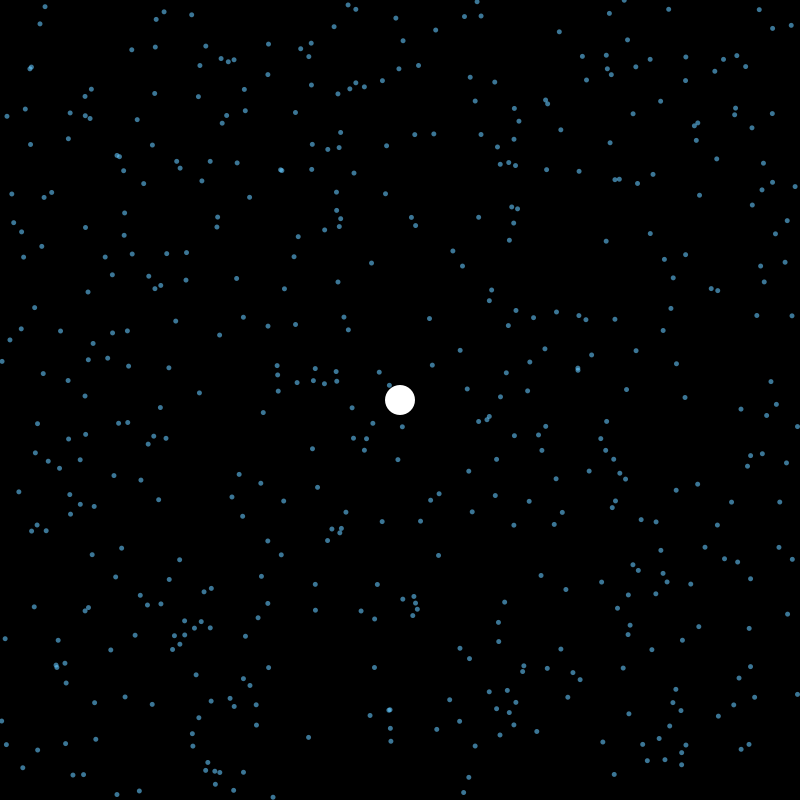
Frame 1 (no input)
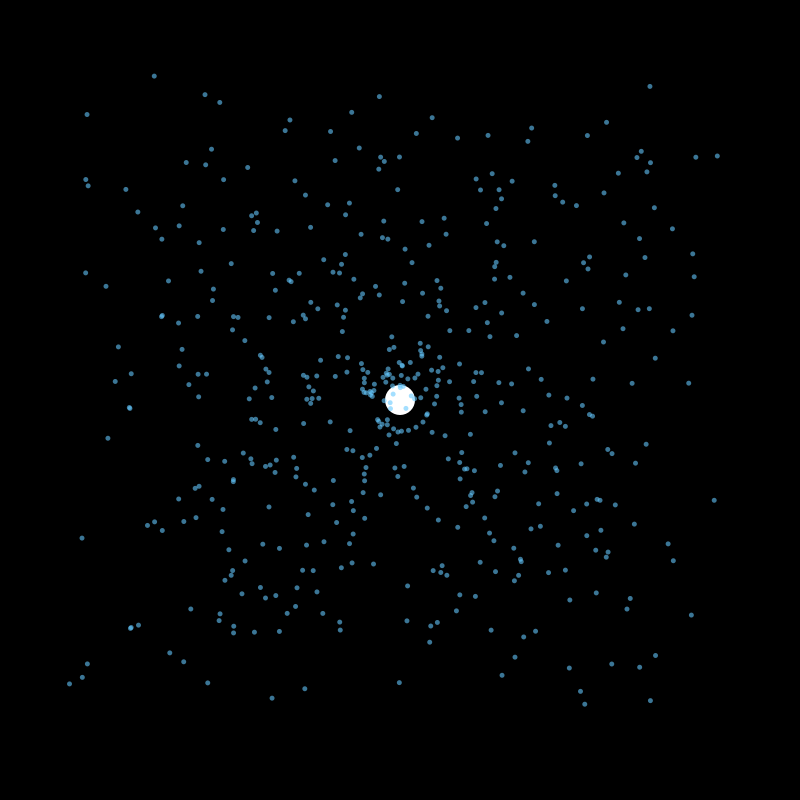
Frame 60 (the mouse pressed at the canvas centre just before this capture)
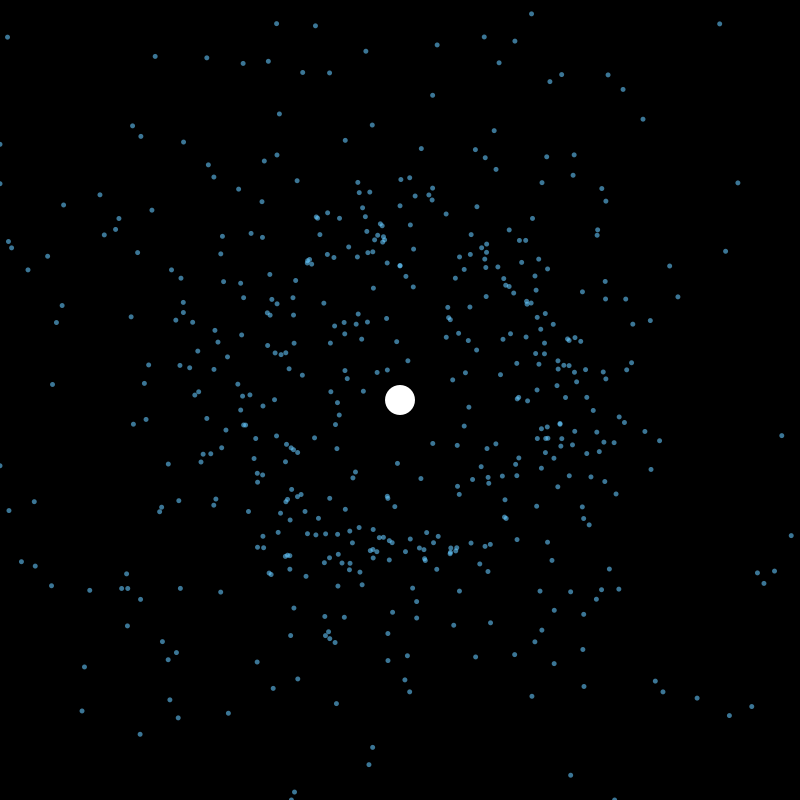
Frame 120 (the mouse held since frame 60 and released just before this capture)

The Processing sketch that drew these frames (run headless with seeded random() and noise(); from frame 60 on, the mouse is pressed at the canvas centre):

// Processing sketch: particlePlaying
// ── particlePlaying.pde
ArrayList<Particle> particles;
PVector attractor;
float gravityStrength = 200;
PVector force;
float maxSpeed = 10;
float distance;

void setup() {
  size(800, 800);
  particles = new ArrayList<>();
  for (int i = 0; i < 500; i++) {
    particles.add(new Particle(random(width), random(height)));
  }
  attractor = new PVector(width / 2, height / 2);
}

void draw() {
  background(0);
  fill(255);
  noStroke();
  ellipse(attractor.x, attractor.y, 30, 30);
  for (Particle p : particles) {
    force = PVector.sub(attractor, p.position);
    distance = constrain(force.mag(), 5, 50);
    force.normalize();
    force.mult(gravityStrength / (distance * distance));
    if (mousePressed) {
      force.mult(-1);
    }
    p.applyForce(force);
    p.update();
    p.edges();
    p.show();
  }
}

void mouseMoved() {
  attractor.set(mouseX, mouseY);
}

class Particle {
  PVector position, velocity, acceleration;

  Particle(float x, float y) {
    position = new PVector(x, y);
    velocity = PVector.random2D();
    acceleration = new PVector(0, 0);
  }

  void applyForce(PVector force) {
    acceleration.add(force);
  }

  void update() {
    velocity.add(acceleration);
    velocity.limit(maxSpeed);
    position.add(velocity);
    acceleration.mult(0);
  }

  void edges() {
    if (position.x > width) position.x = 0;
    if (position.x < 0) position.x = width;
    if (position.y > height) position.y = 0;
    if (position.y < 0) position.y = height;
  }

  void show() {
    fill(100, 200, 255, 150);
    noStroke();
    ellipse(position.x, position.y, 5, 5);
  }
}
